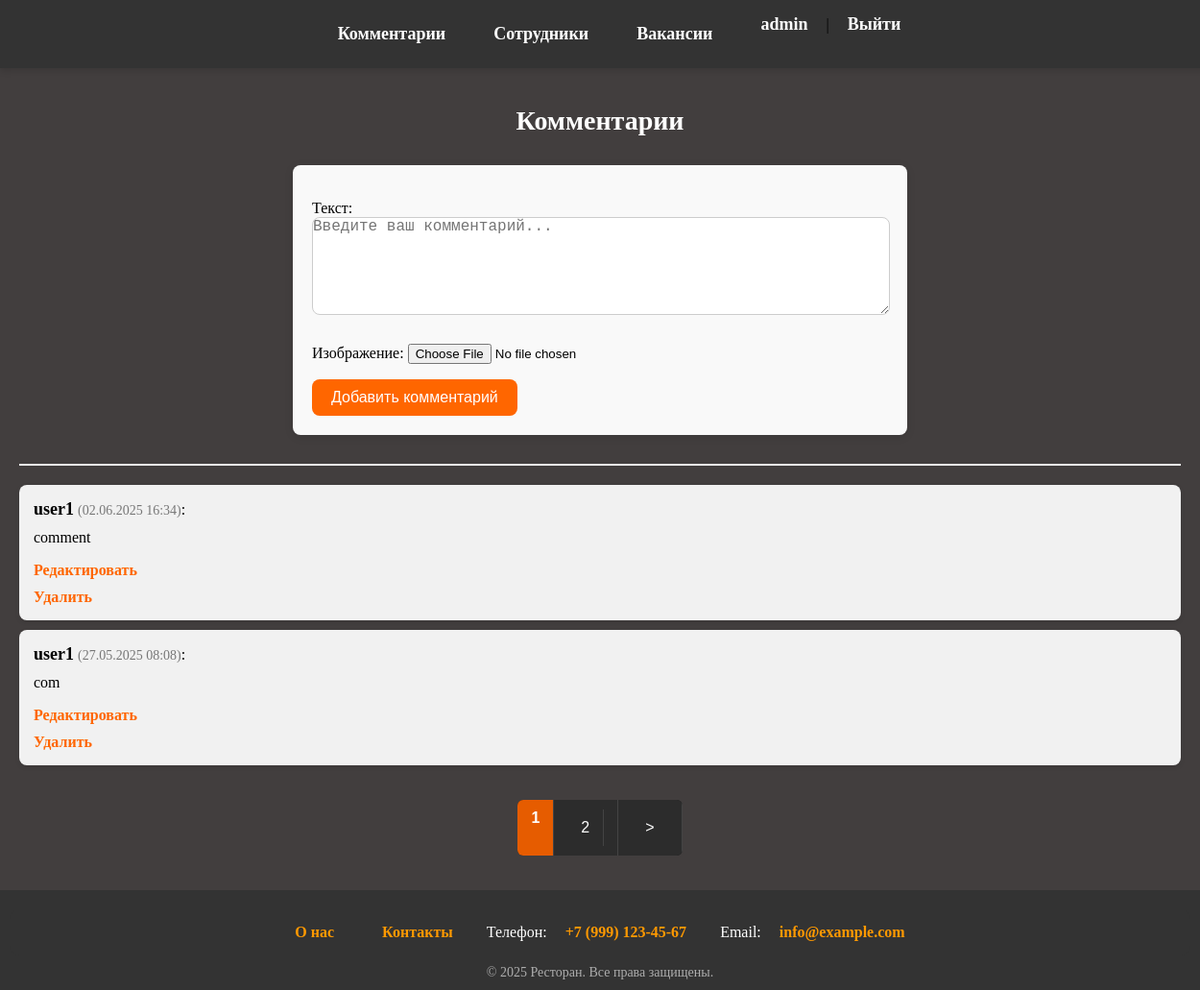
The page /comments/ (signed in) on the database its author committed.
### comments/models.py (models this page shows, shortened)
class Comment(models.Model):
    class Status(models.IntegerChoices):
        DRAFT = 0, 'Не опубликовано'
        PUBLISHED = 1, 'Опубликовано'
    text = models.TextField(verbose_name='текст')
    date = models.DateTimeField(default=timezone.now, verbose_name='Дата')
    author = models.ForeignKey(settings.AUTH_USER_MODEL, on_delete=models.CASCADE, verbose_name='Автор')
    is_active = models.BooleanField(default=Status.PUBLISHED, choices=tuple(map(lambda x: (bool(x[0]), x[1]), Status.choices)), verbose_name='Опубликован')
    objects = models.Manager()
    published = PublishedAndSortedModel()
    image = models.ImageField(upload_to='comments/%Y/%m/%d', blank=True, null=True, verbose_name='Изображение')
    class Meta:
        verbose_name = 'Комментарий'
        verbose_name_plural = 'Комменатрии'
        permissions = [
            ('can_edit_other_comments', 'Может редактировать чужие комментарии')
        ]

### comments/views.py (the view, shortened to what this page needs)
# urls.py: path('', views.CommentListView.as_view(), name='comments'),
class CommentListView(LoginRequiredMixin, DataMixin, FormMixin, ListView):
    model = Comment
    form_class = CommentForm
    template_name = 'comments.html'
    context_object_name = 'comments'
    def get_queryset(self):
        return Comment.published.all()
    def get_context_data(self, **kwargs):
        context = super().get_context_data(**kwargs)
        return self.get_mixin_context(context)

### comments/forms.py
class CommentForm(forms.ModelForm):
    class Meta:
        model = Comment
        fields = ['text', 'image']
        widgets = {
            'text': forms.Textarea(attrs={
                'placeholder': 'Введите ваш комментарий...',
                'required': True,
                'class': 'comment-textarea'
            }),
            'image': forms.ClearableFileInput(attrs={
                'class': 'comment-file-input'
            }),
        }

### comments/models.py (called while the page is built)
    def get_queryset(self):
        return super().get_queryset().filter(is_active=True).order_by("-date")

### utils.py (called while the page is built)
    def get_mixin_context(self, context, **kwargs):
        if self.title_page:
            context['title'] = self.title_page
        context['menu'] = menu
        context.setdefault('cat_selected', None)
        context.update(kwargs)
        return context

### comments/templates/comments.html (shortened to what this page needs)
{% extends 'base.html' %}
{% block content %}
<div class="comment-container">
    <h1 class="comments-header">Комментарии</h1>
    <form method="POST" action="{% url 'comments' %}" enctype="multipart/form-data" class="comment-form">
        {% for field in form %}
            <p>
                <label class="form-label" for="{{ field.id_for_label }}">{{ field.label }}:</label>
                {{ field }}
            </p>
        {% endfor %}
        <button type="submit" class="comment-submit-button">Добавить комментарий</button>
    </form>
    <hr class="separator">
    <ul class="comments-list">
        {% for comment in comments %}
            {% if comment.is_active %}
                <li class="comment-item">
                    <strong class="comment-author">{{ comment.author }}</strong>
                    <span class="comment-date">({{ comment.date|date:"d.m.Y H:i" }})</span>:<br>
                    <p class="comment-text">{{ comment.text }}</p>
                    {% if comment.author == user or perms.comments.change_comment %}
          <div class="comment-actions">
            <a href="{% url 'edit_comment' comment.id %}" class="edit-comment">Редактировать</a>
          </div>
          {% endif %}
          {% if comment.author == user or perms.comments.delete_comment %}
          <div class="comment-actions">
            <a href="{% url 'delete_comment' comment.id %}" class="delete-comment" onclick="return confirm('Удалить комментарий?')">Удалить</a>
          </div>
                </li>
            {% endif %}
        {% endif %}
        {% empty %}
            <li class="no-comments">Комментариев пока нет.</li>
        {% endfor %}
    </ul>
</div>
{% endblock %}
{% block navigation %}
{% if is_paginated %}
<nav class="list-pages">
  <ul>
    {% for p in paginator.page_range %}
      {% if page_obj.number == p %}
        <li class="page-num page-num-selected">{{ p }}</li>
      {% elif p >= page_obj.number|add:"-2" and p <= page_obj.number|add:"2" %}
        <li class="page-num"><a href="?page={{ p }}">{{ p }}</a></li>
      {% endif %}
    {% endfor %}
    {% if page_obj.has_next %}
      <li class="page-num"><a href="?page={{ page_obj.next_page_number }}">&gt;</a></li>
    {% endif %}
  </ul>
</nav>
{% endif %}
{%endblock%}

### templates/header.html
{% load static %}
<header>
  <a href="/comments/">Комментарии</a>
  <a href="/staff/">Сотрудники</a>
  <a href="/vacancy/">Вакансии</a>
  <span style="float: right;">
    {% if user.is_authenticated %}
      <a href="{% url 'users:profile' %}">{{ user.username }}</a> |
      <a href="{% url 'users:logout' %}">Выйти</a>
    {% else %}
      <a href="{% url 'users:login' %}?next={{ request.path }}">Войти</a> |
      <a href="{% url 'users:register' %}">Регистрация</a>
    {% endif %}
  </span>
</header>

### static/styles/style.css (style rules this page uses)
html, body { height: 100%; margin: 0; }
body { background: #423e3e; display: flex; flex-direction: column; min-height: 100%; }
header { top: 0; left: 0; width: 100%; background: #333; padding: 15px 20px; display: flex; justify-content: center; gap: 20px; box-shadow: 0 4px 6px rgba(0, 0, 0, 0.1); }
header a { text-decoration: none; color: white; font-size: 18px; font-weight: bold; padding: 10px 15px; border-radius: 8px; transition: 0.3s ease-in-out; }
.comment-form { max-width: 600px; margin: 30px auto; padding: 20px; background-color: #f9f9f9; border-radius: 8px; box-shadow: 0 2px 10px rgba(0, 0, 0, 0.1); max-height: 400px; }
.comment-textarea { width: 100%; height: 100px; padding: 0px; border: 1px solid #ccc; border-radius: 8px; font-size: 16px; margin-bottom: 10px; resize: vertical; }
.comment-submit-button { padding: 10px 20px; background-color: #ff6600; color: #fff; border: none; border-radius: 8px; font-size: 16px; cursor: pointer; transition: background-color 0.3s; }
.separator { border: 0; border-top: 2px solid #eee; margin: 20px 0; }
.comments-list { list-style-type: none; padding: 0; }
.comment-item { background-color: #f1f1f1; padding: 15px; margin: 10px 0; border-radius: 8px; box-shadow: 0 2px 5px rgba(0, 0, 0, 0.1); }
.comment-author { font-weight: bold; font-size: 18px; }
.comment-date { font-size: 14px; color: #777; }
.comment-text { font-size: 16px; margin-top: 10px; }
.comment-actions { margin-top: 10px; }
.edit-comment, .delete-comment { color: #ff6600; text-decoration: none; font-weight: bold; transition: color 0.3s; }
.comments-header { font-size: 28px; color: white; text-align: center; margin-bottom: 20px; }

### templates/base.html (style rules this page uses)
.comment-form { max-height: 400px; }
nav.list-pages { display: flex; justify-content: center; margin-top: 20px; font-family: Arial, sans-serif; }
nav.list-pages ul { list-style: none; display: flex; padding: 0; background-color: #1e1e1e; border-radius: 6px; overflow: hidden; }
nav.list-pages li { margin: 0; }
nav.list-pages a, nav.list-pages .page-num { display: block; padding: 10px 14px; text-decoration: none; color: #fff; background-color: #2c2c2c; border-right: 1px solid #444; transition: background-color 0.3s, color 0.3s; }
nav.list-pages li:last-child a { border-right: none; }
nav.list-pages .page-num-selected { background-color: #e65c00; color: #fff; font-weight: bold; }
.list-pages { background-color: #423e3e; }

### rows shown on the page
Comment: author "user1", date "02.06.2025 16:34", text "comment", shows "Редактировать", shows "Удалить"
Comment: author "user1", date "27.05.2025 08:08", text "com", shows "Редактировать", shows "Удалить"

### other values the page prints
{{ user.username }} "admin"
{{ field.label }} "Текст" "Изображение"
{{ p }} "1"
{{ p }} "2"
